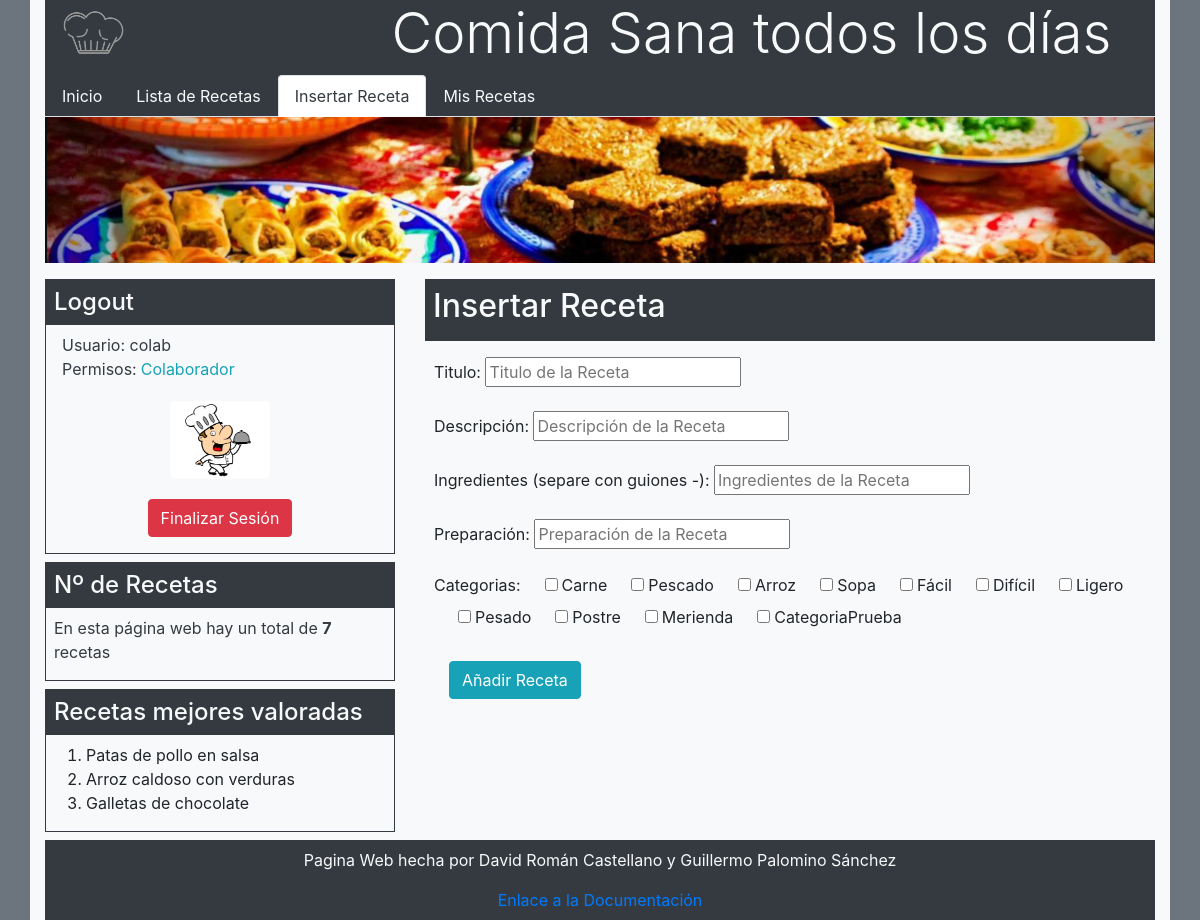
The app's page /insertarReceta.php (signed in) with its own data.
### tables this page shows
CREATE TABLE `usuarios` (
  `id` int(11) NOT NULL AUTO_INCREMENT,
  `nombre` varchar(200) NOT NULL,
  `apellidos` varchar(200) NOT NULL,
  `email` varchar(200) NOT NULL,
  `foto` varchar(200) DEFAULT NULL,
  `password` varchar(1000) NOT NULL,
  `tipo` varchar(100) NOT NULL,
  `usuario` varchar(100) NOT NULL,
  PRIMARY KEY (`id`)
);

CREATE TABLE `listacategorias` (
  `id` int(11) NOT NULL AUTO_INCREMENT,
  `nombre` varchar(45) NOT NULL,
  PRIMARY KEY (`id`)
);

### db/dbfunciones.php (called while the page is built, shortened)
<?php
function DBconexion() {
$db = mysqli_connect(DB_HOST,DB_USER,DB_PASSWD,DB_DATABASE);
mysqli_set_charset($db,"utf8");
return $db;
}
function DBgetUsuario($db,$id){
   $prep = mysqli_prepare($db,"SELECT * FROM usuarios WHERE id=?");
   mysqli_stmt_bind_param($prep,'i',$id);
   if(mysqli_stmt_execute($prep)){
        mysqli_stmt_bind_result($prep,$uid,$unombre,$uapellidos,$uemail,$ufoto,$upassword,$utipo,$uusuario);
        if (mysqli_stmt_fetch($prep)) {
          $datosUsuario['id'] = $uid;
          $datosUsuario['nombre'] = $unombre;
          $datosUsuario['apellidos'] = $uapellidos;
          $datosUsuario['email'] = $uemail;
          $datosUsuario['foto'] = $ufoto;
          $datosUsuario['clave'] = $upassword;
          $datosUsuario['tipo'] = $utipo;
          $datosUsuario['usuario'] = $uusuario;
       }else
          $datosUsuario = false;
   }
   else
      $datosUsuario = false;
   return $datosUsuario;
}
function DBgetNumRecetas($cadenab=''){
   $db = DBconexion();
   $res = mysqli_query($db, 'SELECT COUNT(*) FROM receta $cadenab');
   $num = mysqli_fetch_row($res)[0];
   return $num;
}
function DBgetCategorias($id="0"){
   $db = DBconexion();
   if($id){
      $query = "SELECT nombre FROM listacategorias WHERE (listacategorias.id IN (SELECT categorias_id FROM categorias WHERE receta_id=$id))";
   }else{
      $query = "SELECT * FROM listacategorias";
   }
   $res = mysqli_query($db,$query);
   if($res){
      if (mysqli_num_rows($res)>0) {
        $tabla = mysqli_fetch_all($res,MYSQLI_ASSOC);
      } else {
        $tabla = [];
      }
    } else {
      $tabla = false;
    }
    return $tabla;
}
?>

### html/htmlforms.php (the view, shortened to what this page needs)
<?php
function FORMeditReceta($datos,$accion){
   if($datos['enviado'] == false){
       $datos['id'] = '';
       $datos['titulo'] = '';
       $datos['autor'] = '';
       $datos['categorias'] = '';
       $datos['descripcion'] = '';
       $datos['ingredientes'] = '';
       $datos['preparacion'] = '';
       $datos['fotografia'] = '';
       $datos['info']= '';
       $datos['destino'] ='';
       $datos['size_foto'] = '';
   }
   if(isset($datos['editable']) && $datos['editable']==false)
     $disabled='readonly="readonly"';
   else {
     $disabled= '';
   }
   echo "<form class='mx-4 my-3' action='".$_SERVER['SCRIPT_NAME']."' method='post' enctype='multipart/form-data'>";
echo <<< HTML
   <input type='hidden' value='{$datos["id"]}' name='id'/>
   <div class="form-group row">
      <label>Titulo:
         <input type='text'  value='{$datos["titulo"]}' $disabled placeholder='Titulo de la Receta' name='titulo' />
      </label>
   </div>
   <div class="form-group row">
   <label>Descripción: <input type='text' value='{$datos["descripcion"]}' $disabled placeholder='Descripción de la Receta' name='descripcion'/></label>
   </div>
   <div class="form-group row">
   <label>Ingredientes (separe con guiones -): <input type='text' value='{$datos["ingredientes"]}' $disabled placeholder='Ingredientes de la Receta' name='ingredientes'/></label>
   </div>
   <div class="form-group row">
   <label>Preparación: <input type='text' value='{$datos["preparacion"]}' $disabled placeholder='Preparación de la Receta' name='preparacion'/></label>
   </div>
   <div class="form-group row">
   <label>Categorias:
HTML;
 $categorias = DBgetCategorias();
 foreach ($categorias as $c) {
   if(isset($datos['categorias'][$c['nombre']]) == $c['nombre']){
      $activo = "checked";
   }else{
      $activo = "";
   }
   echo "<label><input class='mr-1 ml-4' type='checkbox' $disabled name='{$c['nombre']}' value='{$c['nombre']}' $activo>{$c['nombre']}</label>";
 }
   echo "</label></div>";
   echo "<input type='submit' class='btn btn-info' value='{$accion}' name='accion'/> </form>";
}
?>

### html/html.php (shortened to what this page needs)
<?php
function HTMLinicio($titulo){
echo <<< HTML
   <!DOCTYPE html>
   <html lang="es">
   <head>
     <meta charset="UTF-8">
     <meta name="author" content="David Román Castellano | Guillermo Palomino Sánchez">
     <link rel="icon" type="image/png" href="./styles/img/pages/logo.png">
     <title>{$titulo}</title>
     <link rel="stylesheet" href="https://stackpath.bootstrapcdn.com/bootstrap/4.5.0/css/bootstrap.min.css">
     <link rel="stylesheet" href="./styles/valoracion.css">
   </head>
   <body>
      <div class="container-fluid bg-secondary">
         <div class="container bg-light">
            <header class="bg-dark">
               <div class="row">
                  <div class="col-md-1 text-light ml-2">
                     <img src="./styles/img/pages/logo.png" class="img-fluid mx-2"width="80px" alt="logo">
                  </div>
                  <div class="col-md-10 mx-auto text-light text-right">
                     <h1 class="display-4 ">Comida Sana todos los días</h1>
                  </div>
               </div>
            </header>
HTML;
}
function HTMLfin(){
echo <<< HTML
   <footer class="bg-dark text-center py-2 px-2">
      <p class="text-light">Pagina Web hecha por David Román Castellano y Guillermo Palomino Sánchez</p>
      <a href="./DocumentacionTW.pdf">Enlace a la Documentación</a>
   </footer>
</div>
</div>
</body>
</html>
HTML;
}
function  HTMLnav($opcionActiva,$tipoUsuario){
   $paginas = ["index.php","listaRecetas.php","insertarReceta.php","misRecetas.php","insertarCategoria.php","gestionUsuarios.php","log.php","gestionBBDD.php"];
    switch ($tipoUsuario) {
       case "colaborador":
         $items = ["Inicio","Lista de Recetas","Insertar Receta","Mis Recetas"];
         break;
    }
echo <<< HTML
    <nav>
    <ul class="nav nav-tabs bg-dark">
HTML;
   foreach ($items as $p => $v) {
      if($p == $opcionActiva){
         echo "<li class='nav-item'>";
         echo "<a class='nav-link active text-dark' href='".$paginas[$p]."'>".$items[$p]."</a>";
         echo "</li>";
      }else{
         echo "<li class='nav-item'>";
         echo "<a class='nav-link text-light' href='".$paginas[$p]."'>".$items[$p]."</a>";
         echo "</li>";
      }
   }
echo <<< HTML
   </ul>
   </nav>
   <img src="./styles/img/pages/imgcabecera.PNG" class="img-fluid" alt="Responsive image">
HTML;
}
function HTMLlogout($datosUsuario,$pagina){
$tipo = $datosUsuario['tipo'];
$correo = $datosUsuario['email'];
$tipo = ucfirst($tipo);
echo <<< HTML
      <div class="row mt-2">
      <div class="col-md-4">
      <div class="border-dark border border-dark my-2">
         <h4 class="bg-dark text-light px-2 py-2">Logout</h4>
         <p class='text-dark mx-3 my-0'>Usuario: {$datosUsuario['usuario']}</p>
         <div class="row ml-3">
            <p class='text-dark'>Permisos:</p>
            <p class="text-info ml-1">{$tipo}</p>
         </div>
         <img src="{$datosUsuario['foto']}" width="100px"class= "rounded mx-auto d-block my-1" alt="Imagen del usuario">
         <div class="row" id="botones">
HTML;
echo <<< HTML
            <form action="./db/sesions.php" method="post" class=" row my-3 mx-auto">
               <input type="hidden" name="pagina" value=$pagina />
               <input type="hidden" name="correo" value=$correo />
              <input type="submit" class="btn btn-danger mx-auto" value="Finalizar Sesión" name="login"></input>
            </form>
         </div>
HTML;
      echo "<input type='hidden' name='idUsuario' value='".$datosUsuario["id"]."'/></form></div>";
}
function HTMLwidget1($numRecetas){
   echo <<< HTML
      <div class="border-dark border border-dark my-2">
         <h4 class="bg-dark text-light px-2 py-2">Nº de Recetas</h4>
         <p class="text-dark mx-2"> En esta página web hay un total de <b>{$numRecetas}</b> recetas</p>
      </div>
HTML;
}
function HTMLwidget2($topRecetas){
   echo <<< HTML
   <div class="border-dark border border-dark my-2">
      <h4 class="bg-dark text-light px-2 py-2">Recetas mejores valoradas</h4>
      <ol>
HTML;
   foreach ($topRecetas as $r) {
      echo "<li>".$r."</li>";
   }
   echo "</ol></div></div>";
}
function HTMLtituloContenido($titulo){
echo <<< HTML
   <div class="col-md-8 my-2">
      <div class="bg-dark px-2 py-2">
         <h2 class="display-5 text-light">$titulo</h2>
      </div>
HTML;
}
?>

### records on screen
usuarios: usuario "colab", tipo "Colaborador", foto (placeholder picture)
listacategorias: nombre "Carne"
listacategorias: nombre "Pescado"
listacategorias: nombre "Arroz"
listacategorias: nombre "Sopa"
listacategorias: nombre "Fácil"
listacategorias: nombre "Difícil"
listacategorias: nombre "Ligero"
listacategorias: nombre "Pesado"
listacategorias: nombre "Postre"
listacategorias: nombre "Merienda"
listacategorias: nombre "CategoriaPrueba"

### other values on screen
$items[$p] "Inicio"
$items[$p] "Lista de Recetas"
$items[$p] "Insertar Receta"
$items[$p] "Mis Recetas"
$numRecetas "7"
$r "Patas de pollo en salsa"
$r "Arroz caldoso con verduras"
$r "Galletas de chocolate"
$titulo "Insertar Receta"
